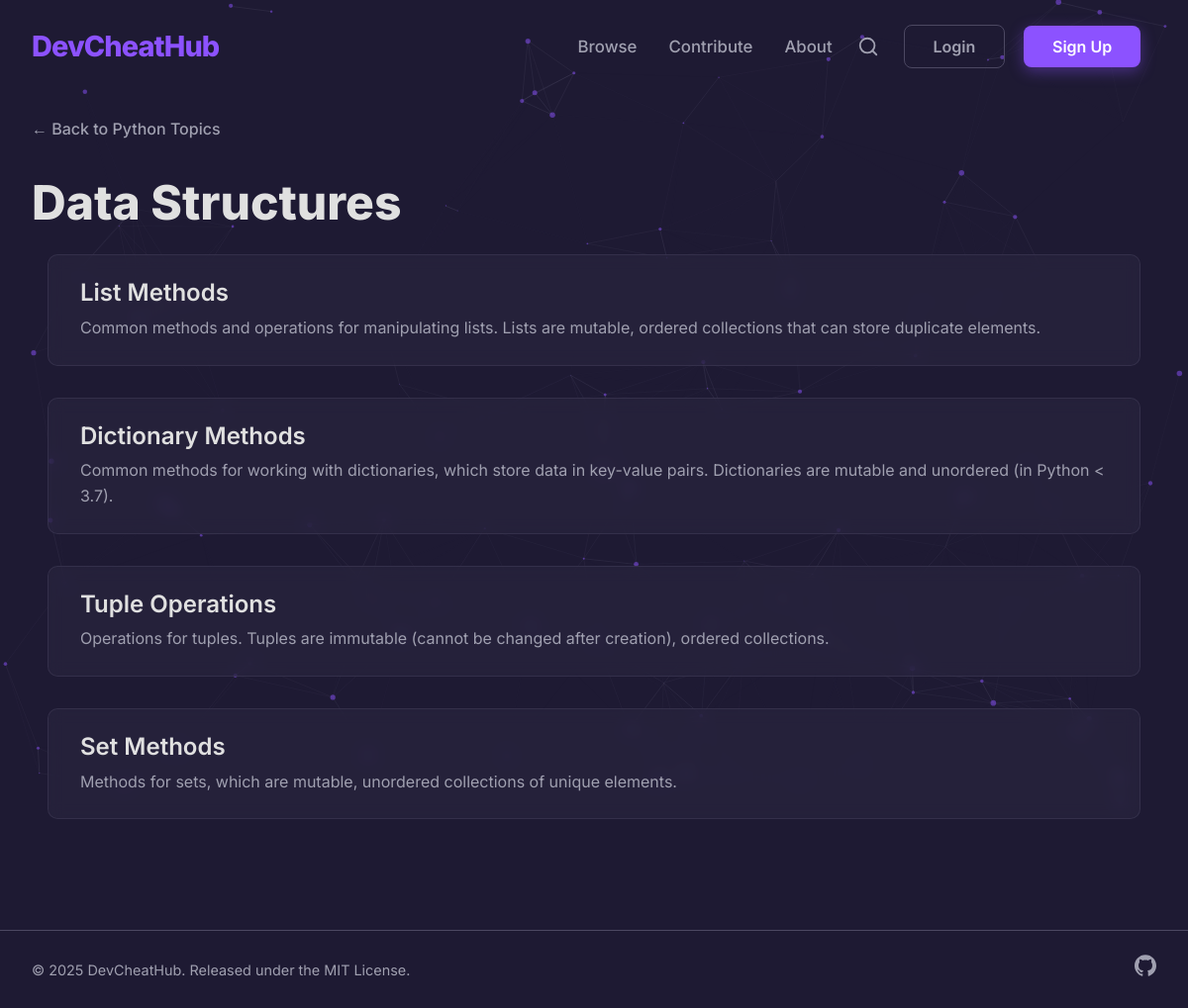
The app's page /category/data-structures/ with its own data.
### core/models.py (models this page shows, shortened)
class Category(models.Model):
    name = models.CharField(max_length=100)
    slug = models.SlugField(max_length=100, unique=True, blank=True)
    parent = models.ForeignKey(
        'self',
        on_delete=models.CASCADE,
        null=True,
        blank=True,
        related_name='subcategories'
    )
    order = models.PositiveIntegerField(default=0)
    icon = models.FileField(upload_to='category_icons/', null=True, blank=True)
    class Meta:
        verbose_name_plural = "Categories"
        ordering = ['order']
        unique_together = ('parent', 'name')

class CheatSheet(models.Model):
    STATUS_CHOICES = [
        ('PENDING', 'Pending Review'),
        ('APPROVED', 'Approved'),
        ('REJECTED', 'Rejected'),
    ]
    author = models.ForeignKey(User, on_delete=models.CASCADE)
    category = models.ForeignKey(Category, related_name="cheatsheets", on_delete=models.CASCADE)
    title = models.CharField(max_length=200)
    description = models.TextField(help_text="A brief description of the cheatsheet.")
    status = models.CharField(max_length=10, choices=STATUS_CHOICES, default='PENDING')
    slug = models.SlugField(max_length=200, unique=True, blank=True)
    created_at = models.DateTimeField(auto_now_add=True)
    updated_at = models.DateTimeField(auto_now=True)
    content = models.JSONField(default=dict)

### core/views.py (the view)
# urls.py: path('category/<slug:category_slug>/', views.category_detail, name='category_detail'),
def category_detail(request, category_slug):
    category = get_object_or_404(Category, slug=category_slug)
    if category.subcategories.exists():
        context = {
            'category': category,
            'subcategories': category.subcategories.all()
        }
        return render(request, 'core/subcategory_list.html', context)
    else:
        cheatsheet_list = CheatSheet.objects.filter(category=category, status='APPROVED')
        paginator = Paginator(cheatsheet_list, 10) # Show 10 cheatsheets per page
        page_number = request.GET.get('page')
        page_obj = paginator.get_page(page_number)
        context = {
            'category': category,
            'page_obj': page_obj, # Pass the Page object to the template
        }
        return render(request, 'core/cheatsheet_list.html', context)

### templates/core/cheatsheet_list.html (shortened to what this page needs)
{% extends "base.html" %}
{% load static %}
{% block content %}
<div class="container">
    {% if category.parent %}
        <a href="{% url 'category_detail' category.parent.slug %}" class="breadcrumb">&larr; Back to {{ category.parent.name }} Topics</a>
    {% else %}
        <a href="{% url 'category_list' %}" class="breadcrumb">&larr; Back to All Categories</a>
    {% endif %}
    <h1 class="page-title">{{ category.name }}</h1>
    <div class="list-container">
        {% for sheet in page_obj  %}
        <a href="{% url 'cheatsheet_detail' sheet.slug %}" class="list-item-link">
            <div class="list-item">
                <h2 class="list-item-title">{{ sheet.title }}</h2>
                <p class="list-item-description">{{ sheet.description }}</p>
            </div>
        </a>
        {% empty %}
        <p>There are no cheatsheets in this category yet.</p>
        {% endfor %}
    </div>
</div>
{% endblock %}

### static/css/styles.css (style rules this page uses)
:root { --primary-bg: #1E1A33; --secondary-bg: #2C2842; --accent-color: #8C52FF; --text-primary: #E0E0E0; --text-secondary: #A0A0B0; --card-bg: #2C2842; --border-color: #4C4862; --code-bg: #211D34; --gradient-start: #8C52FF; --gradient-end: #00C2FF; --btn-hover-border: #00C2FF; }
body { background-color: var(--primary-bg); color: var(--text-primary); font-family: 'Inter', sans-serif, -apple-system, BlinkMacSystemFont, "Segoe UI", Roboto, Helvetica, Arial, "Apple Color Emoji", "Segoe UI Emoji", "Segoe UI Symbol"; margin: 0; font-size: 16px; line-height: 1.6; -webkit-font-smoothing: antialiased; -moz-osx-font-smoothing: grayscale; pointer-events: none; user-select: none; -webkit-user-select: none; }
h1, h2, h3, h4, h5, h6 { color: var(--text-primary); line-height: 1.2; margin-top: 0; }
p { color: var(--text-secondary); }
.container { max-width: 1200px; margin: 0 auto; padding: 1.5rem 2rem; }
#particles-js, .main-header, .btn, a, button, input, textarea, .card, .snippet-container, .CodeMirror { pointer-events: auto; }
.list-item { background-color: rgba(44, 40, 66, 0.5); -webkit-backdrop-filter: blur(8px); backdrop-filter: blur(8px); padding: 1.5rem 2rem; margin-bottom: 1rem; border-radius: 10px; border: 1px solid rgba(76, 72, 98, 0.4); transition: transform 0.2s ease, border-color 0.2s ease, box-shadow 0.2s ease; }
.list-item-title { margin: 0 0 0.5rem 0; color: var(--text-primary); font-size: 1.5rem; font-weight: 600; }
.list-item-description { margin: 0; color: var(--text-secondary); font-size: 1rem; }
.page-title { font-size: 3rem; font-weight: 800; color: var(--text-primary); margin-bottom: 1rem; border-bottom: none; }
.breadcrumb { color: var(--text-secondary); text-decoration: none; display: inline-flex; align-items: center; margin-bottom: 2rem; font-weight: 500; }
.list-item-link { text-decoration: none; display: block; padding: 0.5rem 1rem; }
.list-item-title { color: var(--text-primary); }
.list-item-description { color: var(--text-secondary); }
.list-item-link { text-decoration: none; color: var(--text-primary); }
html { height: 100%; box-sizing: border-box; }
*, *::before, *::after { box-sizing: inherit; }
body { display: flex; flex-direction: column; min-height: 100vh; }

### records on screen
Category: parent.name "Python"
CheatSheet: title "List Methods", description "Common methods and operations for manipulating lists. Lists are mutable, ordered collections that can store duplicate elements."
CheatSheet: title "Dictionary Methods", description "Common methods for working with dictionaries, which store data in key-value pairs. Dictionaries are mutable and unordered (in Python < 3.7)."
CheatSheet: title "Tuple Operations", description "Operations for tuples. Tuples are immutable (cannot be changed after creation), ordered collections."
CheatSheet: title "Set Methods", description "Methods for sets, which are mutable, unordered collections of unique elements."
